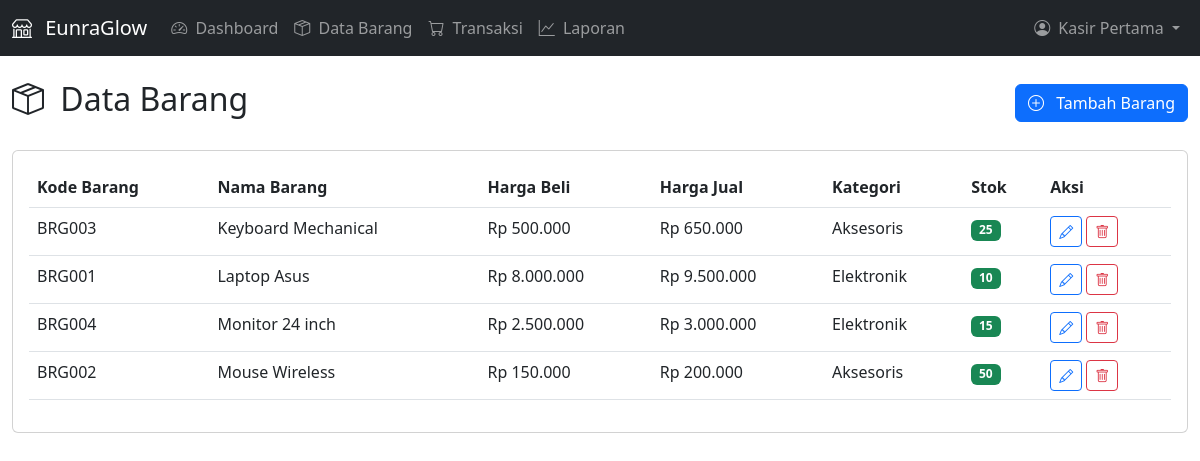
The app's page /barang.php (signed in) with its own data.
### tables this page shows
CREATE TABLE IF NOT EXISTS stok_barang (
    id INT AUTO_INCREMENT PRIMARY KEY,
    barang_id INT NOT NULL,
    stok_awal INT DEFAULT 0,
    stok_masuk INT DEFAULT 0,
    stok_keluar INT DEFAULT 0,
    stok_saat_ini INT DEFAULT 0,
    tanggal_update TIMESTAMP DEFAULT CURRENT_TIMESTAMP ON UPDATE CURRENT_TIMESTAMP,
    FOREIGN KEY (barang_id) REFERENCES barang(id) ON DELETE CASCADE
);

CREATE TABLE IF NOT EXISTS barang (
    id INT AUTO_INCREMENT PRIMARY KEY,
    kode_barang VARCHAR(20) NOT NULL UNIQUE,
    nama_barang VARCHAR(100) NOT NULL,
    harga_beli DECIMAL(10,2) NOT NULL,
    harga_jual DECIMAL(10,2) NOT NULL,
    kategori VARCHAR(50),
    deskripsi TEXT,
    created_at TIMESTAMP DEFAULT CURRENT_TIMESTAMP,
    updated_at TIMESTAMP DEFAULT CURRENT_TIMESTAMP ON UPDATE CURRENT_TIMESTAMP
);

### config/session.php (called while the page is built, shortened)
<?php
function formatRupiah($angka) {
    return 'Rp ' . number_format($angka, 0, ',', '.');
}
?>

### barang.php (the view, shortened to what this page needs)
<?php
require_once 'config/session.php';
$database = new Database();
$db = $database->getConnection();
$query = "SELECT b.*, s.stok_saat_ini FROM barang b
          LEFT JOIN stok_barang s ON b.id = s.barang_id
          ORDER BY b.nama_barang";
$stmt = $db->prepare($query);
$stmt->execute();
$barang_list = $stmt->fetchAll(PDO::FETCH_ASSOC);
?>
<!DOCTYPE html>
<html lang="id">
<head>
    <link href="https://cdn.jsdelivr.net/npm/bootstrap@5.3.0/dist/css/bootstrap.min.css" rel="stylesheet">
    <link href="https://cdn.jsdelivr.net/npm/bootstrap-icons@1.10.0/font/bootstrap-icons.css" rel="stylesheet">
</head>
<body>
    <?php include 'includes/navbar.php'; ?>
    <div class="container-fluid mt-4">
        <div class="row">
            <div class="col-12">
                <div class="d-flex justify-content-between align-items-center mb-4">
                    <h2>
                        <i class="bi bi-box-seam me-2"></i>
                        Data Barang
                    </h2>
                    <button type="button" class="btn btn-primary" data-bs-toggle="modal" data-bs-target="#barangModal">
                        <i class="bi bi-plus-circle me-2"></i>
                        Tambah Barang
                    </button>
                </div>
                <div class="card">
                    <div class="card-body">
                        <div class="table-responsive">
                            <table class="table table-hover">
                                <thead>
                                    <tr>
                                        <th>Kode Barang</th>
                                        <th>Nama Barang</th>
                                        <th>Harga Beli</th>
                                        <th>Harga Jual</th>
                                        <th>Kategori</th>
                                        <th>Stok</th>
                                        <th>Aksi</th>
                                    </tr>
                                </thead>
                                <tbody>
                                    <?php if (empty($barang_list)): ?>
                                        <tr>
                                            <td colspan="7" class="text-center text-muted">Belum ada data barang</td>
                                        </tr>
                                    <?php else: ?>
                                        <?php foreach ($barang_list as $barang): ?>
                                            <tr>
                                                <td><?php echo htmlspecialchars($barang['kode_barang']); ?></td>
                                                <td><?php echo htmlspecialchars($barang['nama_barang']); ?></td>
                                                <td><?php echo formatRupiah($barang['harga_beli']); ?></td>
                                                <td><?php echo formatRupiah($barang['harga_jual']); ?></td>
                                                <td><?php echo htmlspecialchars($barang['kategori']); ?></td>
                                                <td>
                                                    <span class="badge <?php echo $barang['stok_saat_ini'] <= 5 ? 'bg-danger' : 'bg-success'; ?>">
                                                        <?php echo $barang['stok_saat_ini']; ?>
                                                    </span>
                                                </td>
                                                <td>
                                                    <button type="button" class="btn btn-sm btn-outline-primary"
                                                            onclick="editBarang(<?php echo htmlspecialchars(json_encode($barang)); ?>)">
                                                        <i class="bi bi-pencil"></i>
                                                    </button>
                                                    <button type="button" class="btn btn-sm btn-outline-danger"
                                                            onclick="deleteBarang(<?php echo $barang['id']; ?>, '<?php echo htmlspecialchars($barang['nama_barang']); ?>')">
                                                        <i class="bi bi-trash"></i>
                                                    </button>
                                                </td>
                                            </tr>
                                        <?php endforeach; ?>
                                    <?php endif; ?>
                                </tbody>
                            </table>
                        </div>
                    </div>
                </div>
            </div>
        </div>
    </div>
</body>
</html>

### records on screen
stok_barang: barang.kode_barang "BRG003", barang.nama_barang "Keyboard Mechanical", barang.harga_beli "Rp 500.000", barang.harga_jual "Rp 650.000", barang.kategori "Aksesoris", stok_saat_ini "25"
stok_barang: barang.kode_barang "BRG001", barang.nama_barang "Laptop Asus", barang.harga_beli "Rp 8.000.000", barang.harga_jual "Rp 9.500.000", barang.kategori "Elektronik", stok_saat_ini "10"
stok_barang: barang.kode_barang "BRG004", barang.nama_barang "Monitor 24 inch", barang.harga_beli "Rp 2.500.000", barang.harga_jual "Rp 3.000.000", barang.kategori "Elektronik", stok_saat_ini "15"
stok_barang: barang.kode_barang "BRG002", barang.nama_barang "Mouse Wireless", barang.harga_beli "Rp 150.000", barang.harga_jual "Rp 200.000", barang.kategori "Aksesoris", stok_saat_ini "50"

### other values on screen
$_SESSION['nama_lengkap'] "Kasir Pertama"
